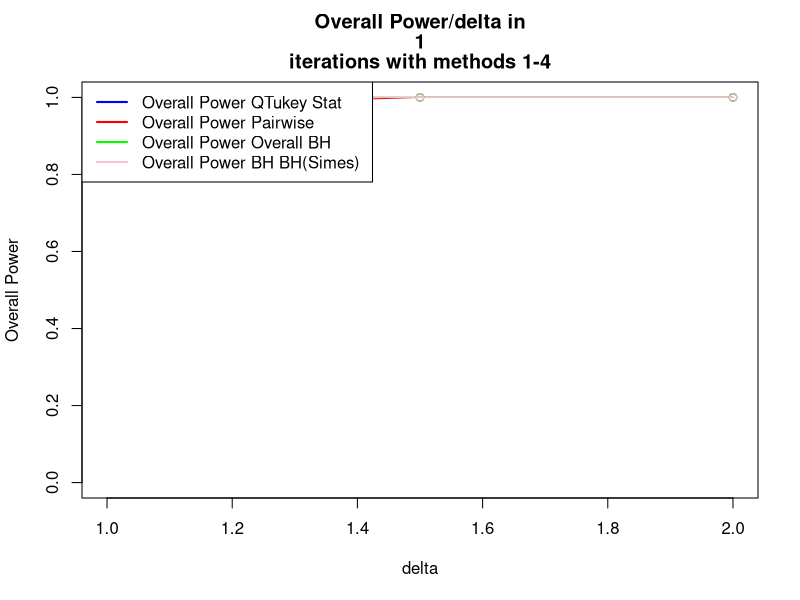
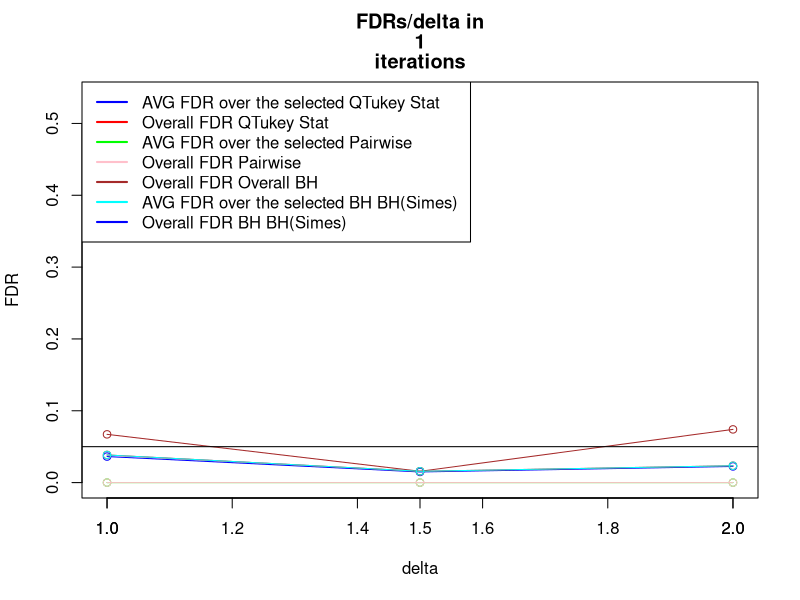
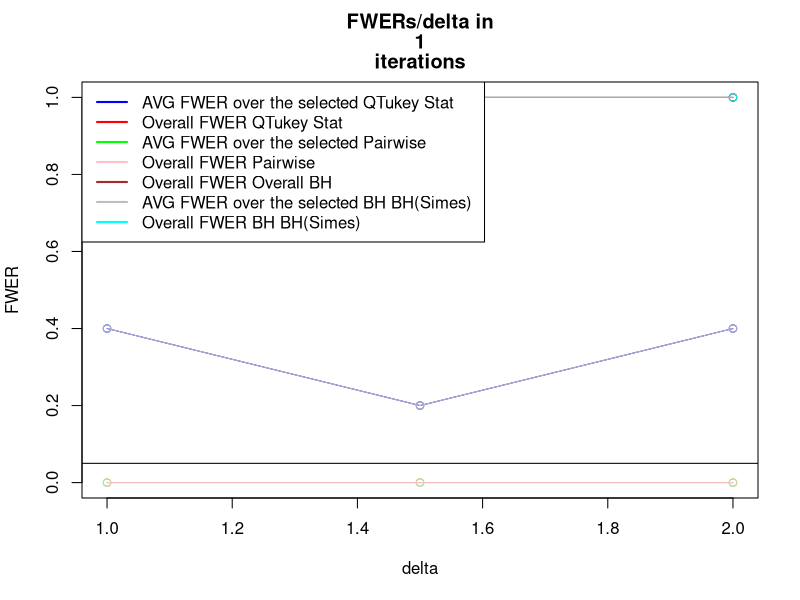
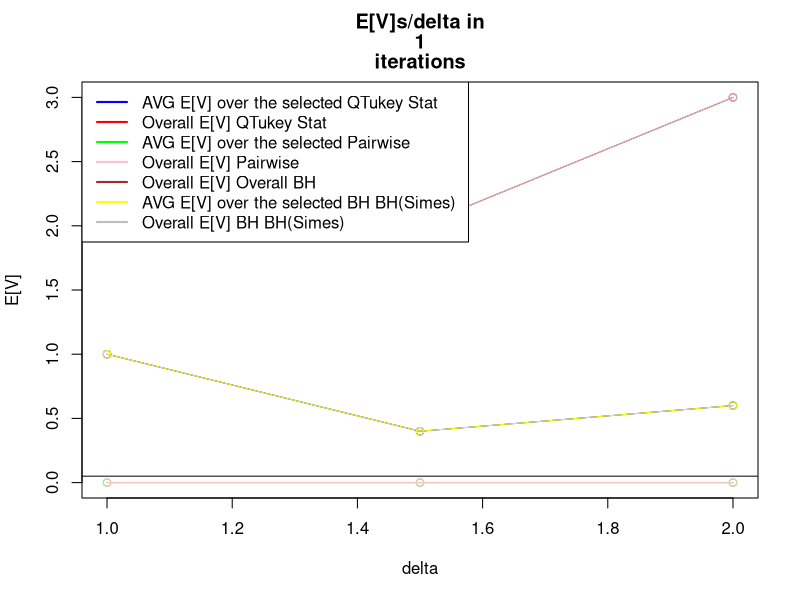
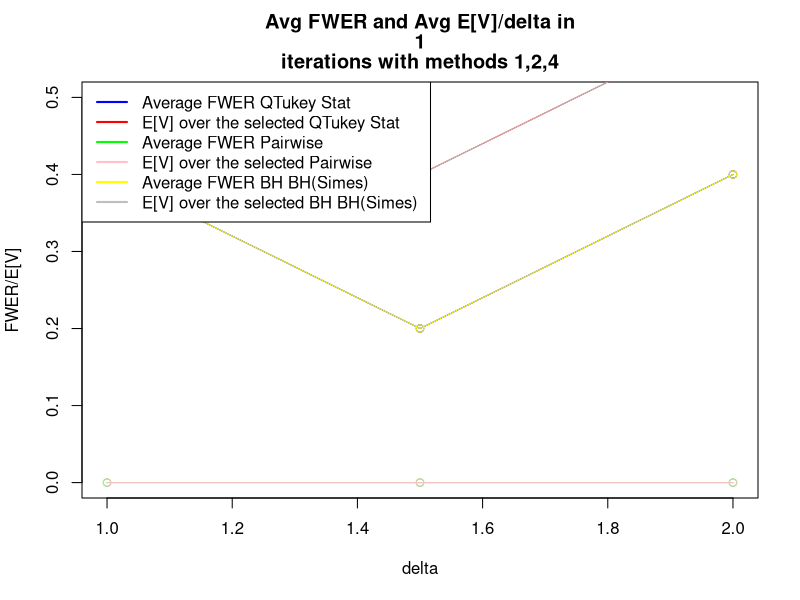

Generate these figures, in order, with R: (Note: this script raises an error after producing the figures.)
iteration <- setClass ("iteration",
                       #Data structure that holds data regarding a certain iteration (=manipulation of random numbers)        
                       slots=c(xbars="numeric",
                               pvals="numeric",
                               refVec="logical",
                               numOfTrues="numeric",
                               size="numeric",
                               proceduresApplied= "list"
                               
                       )
)
procedure <- setClass ("procedure",
                       #a data structure holding the results of certain procedure applied to an iteration
                       
                       slots=c(procedureName="function",
                               rejects="list",
                               fr="numeric",
                               power="numeric",
                               fdr="numeric",
                               fwer="numeric"
                       )
)

calcSimesPVals<- function (PVals){
  min(p.adjust(PVals, method="BH"))
}


calcPower<-function (rejectsLength, falseRejections, size,numOfFalseH0sInRef,details=FALSE){
  #returns num of  true rejections divided by the number of planned rejections
  #Prof Benjamini said: if a family has no signal then its' power is NaN.
  if (details==TRUE){
    print ("POWER CALC:")
    print (c("rejects:", rejectsLength))
    print (c("fr:", falseRejections))
    print (c("size:", size))
    print (c("numOfFalseH0sInRef:", numOfFalseH0sInRef))
    print (c("Power",(rejectsLength-falseRejections)/(size-numOfFalseH0sInRef)))
  }
  return ((rejectsLength-falseRejections)/(size-numOfFalseH0sInRef))
}

calcFDR<- function (rejects,falseRejections){
  if (rejects$length==0) return (0)
  else 
    return (falseRejections/rejects$length)
}

calcFWER<- function (rejects, falseRejections){
  if (rejects$length==0)
    return (0)
  if (falseRejections>0) 
    return (1)
  if (falseRejections==0) 
    return (0)
}

countFalseFamilyRejections <- function (rejects, numOfSignalFamilies){
  if (rejects$length==0){ #if there were no rejects at all
    return (0)
  }
  return (length(which(rejects$ix>numOfSignalFamilies)))
}

countFalseRejections<-function (rejects , refVec){
  if (rejects$length==0){ #if there were no rejects at all
    return (0)
  }
  
  fr<-0 #false rejections counter
  for (i in 1:rejects$length){ # count num of false rejects
#         print (c("len", length(refVec)))
#         print (c("rejects ix:" , rejects$ix[i]))
    if (refVec[rejects$ix[i]]==FALSE) { #if the rejection was false
      fr<-fr+1
    }
  }
  return (fr) 
}

SelectFamiliesBH<-function (familiesSimesPVals){
  #b<-p.adjust(familiesSimesPVals,method="BH")
  #return (which(b<0.05))
  #print ("SELECT: ")
  #print (Preject(familiesSimesPVals))
  #print ("BH SELECT")
  return (Preject(method="BH", pvals=familiesSimesPVals))
  
}  
#return Array of Selected Families and old ixs


OverallBHSelectedFamilies<-function (jointRejects,numOfGroups){
  newIXs<-unique(as.integer((jointRejects$ix-1)/(choose(numOfGroups,2))))+1
  return (list ("length"=length(newIXs), "ix"=newIXs))
  
}


rejectTukey <- function (xbars,S,groupSize,qStar){
  statistics=as.numeric(dist(xbars)/sqrt(S/groupSize))
  b<-which(statistics>=qStar)
  
  #   print (statistics)
  #   print ("Q*")
  #   print (qStar)
  #   print (list("length"=length(b), "ix"=b))
  return (list("length"=length(b), "ix"=b))
}

Preject <- function (method="BH", pvals=c(0), details=FALSE, alpha =0.05){
  a<-p.adjust(p=pvals,method=method)
  #   print (a)
  b<- which(a<alpha)
  return (list ("length"=length(b), "ix"=b))
}

calcTukeyPVal <-function(xbars,S,groupSize, numOfGroups){
  pval<- 1-ptukey(q=max(dist(xbars))/sqrt(S/groupSize), 
                  nmeans=numOfGroups ,df=numOfGroups * (groupSize-1))
  return (pval)
}

calcPairwisePVals <-function (xbars,S,groupSize, numOfGroups,i=1,details=FALSE){
  ##useful for method C phase 2
  pvals=2*(1-pt(q=dist(xbars)/sqrt(2*S[i]/groupSize),
                df= numOfGroups*(groupSize-1)))
  if (details==TRUE){
    print (c("PAIRWISE", pvals))
    print (as.numeric(pvals))
  }
  #   readline()
  return (as.numeric(pvals))
}

getRandomXBars <-function (size, numOfTrues, truesMu1=0, falsesMu1, sd=1,DesVector=NaN,details=FALSE){
  #if there's a Design vector supplied, normals will be generated according to it
  # otherwise the xbars will be made with the given parameters.
  
  if (is.nan(DesVector)[1]){
    xbar<- rep(NA,size) #init xbar
    xbar[1:numOfTrues]<- (rnorm(n=numOfTrues,mean=truesMu1,sd=sd)) 
    #define the null first families
    xbar[(numOfTrues+1):size]<- (rnorm(n=size-numOfTrues,mean=falsesMu1,sd=sd)) 
    #define the non-null last families  
  }
  else{
    xbar<- rep(NA,length(DesVector)) #init xbar
    xbar<- (rnorm(n=length(DesVector),mean=DesVector,sd=sd))   
  }
  if (details==TRUE){
    print (DesVector)
    print (xbar)  
  }
  
  #   readline()
  return (xbar)
}


setDesVector <-function (size, numOfZeros,mu=4){
  a<-rep(0,numOfZeros)
  b<-rep(mu,size-numOfZeros)
  return (c(a,b))
}

setRefVectorBig <-function(size, numOfZeros,mu, DesVector=NaN, details=FALSE){
  
  if (is.nan(DesVector)[1]){
    DesVector<-setDesVector(size,numOfZeros,mu)
  }
  
  if (details==TRUE){
    print ("DesVector:")
    print (DesVector)
    print ("RefVector:")
    print (as.logical(dist(DesVector)))
  }
  return (as.logical(dist(DesVector)))
}

# this method works only for numOfGroups=3, setRefVectorBig does this right for larger sizes
# setRefVector <- function (size, numOfTrues){
#   #initialize reference vector
#   refvec<-rep (NA,size)
#   refvec[1:numOfTrues]<- TRUE # these will be true discoveries
#   refvec[(numOfTrues+1):size]<- FALSE # these will be False Discoveries
#   return (refvec)
# }


#method A(3): Overall BH (one level)
#method B(2): QTukey Statistics (2 levels) 1: TukeyPval , 2: QTukey Stat
#method C(1): BH with pairwise Pval (2 levels) 1: TukeyPVal, 2:Pairwise PVal
#method 4: BH-BH (2 Levels: using Simes pval on first level )

#this algorithm builds "numOfFamilies" families, each family of size "numOfGroups",
#with "numOfTrues" trues and the rest of the families are false, with "numOfSignalFamilies"
#families in which there 
#is signal (=numOfTrues is used), and the rest of the families are with no signal (all mus are 0)
#then uses 3 different methods to reject.
tukeyTest2 <-function(n=10000, numOfFamilies=40, numOfGroups=3, numOfTrues=1, numOfSignalFamilies=5,
                      mindelta=0, maxdelta=4, interval=0.5, alpha=0.05, groupSize=16,details=FALSE,DesVector=NaN){
  
  #initilaize timer
  ptm<-proc.time()
  
  #definition of constant df
  df=numOfGroups*(groupSize-1) #calculate degs of freedom
  
  #define constant methodnames
  METHOD_NAMES=rbind("QTukey Stat", "Pairwise", "Overall BH", "BH BH(Simes)")
  
  #decleration of matrices to keep means, size is # of methods * the number of mu values 
  OvrPowerMeans<-matrix(0,4,(maxdelta-mindelta)/interval+1)
  AVGPowerMeans<-matrix(0,4,(maxdelta-mindelta)/interval+1)
  AVGFDRMeans<-matrix(0,4,(maxdelta-mindelta)/interval+1)
  OvrFDRMeans<-matrix(0,4,(maxdelta-mindelta)/interval+1)
  AVGFWERMeans<-matrix(0,4,(maxdelta-mindelta)/interval+1)
  OvrFWERMeans<-matrix(0,4,(maxdelta-mindelta)/interval+1)
  OvrFRMeans<-matrix(0,4,(maxdelta-mindelta)/interval+1)
  AVGFRMeans<-matrix(0,4,(maxdelta-mindelta)/interval+1)
  
  FAMILYpowerMeans<-matrix(0,4,(maxdelta-mindelta)/interval+1)
  FAMILYFDRMeans<-matrix(0,4,(maxdelta-mindelta)/interval+1)
  FAMILYFWERMeans<-matrix(0,4,(maxdelta-mindelta)/interval+1)
  
  #declration of matrices to keep s.deviation, size is # of methods * the number of mu values 
  OvrPowerSD<-matrix(0,4,(maxdelta-mindelta)/interval+1)
  AVGPowerSD<-matrix(0,4,(maxdelta-mindelta)/interval+1)
  AVGFDRSD<-matrix(0,4,(maxdelta-mindelta)/interval+1)
  OvrFDRSD<-matrix(0,4,(maxdelta-mindelta)/interval+1)
  AVGFWERSD<-matrix(0,4,(maxdelta-mindelta)/interval+1)
  OvrFWERSD<-matrix(0,4,(maxdelta-mindelta)/interval+1)
  OvrFRSD<-matrix(0,4,(maxdelta-mindelta)/interval+1)
  AVGFRSD<-matrix(0,4,(maxdelta-mindelta)/interval+1)
  
  FAMILYpowerSD<-matrix(0,4,(maxdelta-mindelta)/interval+1)
  FAMILYFDRSD<-matrix(0,4,(maxdelta-mindelta)/interval+1)
  FAMILYFWERSD<-matrix(0,4,(maxdelta-mindelta)/interval+1)
  #   PowerOutput<-list()
  
  for (delta in seq(mindelta,maxdelta,interval)){
    
    #matrices for each delta
    TotalAVGFDR<-matrix(0,4,n)
    TotalAVGFWER<-matrix(0,4,n)
    TotalAVGPower<-matrix(0,4,n)
    TotalOvrFWER<-matrix(0,4,n)
    TotalOvrPower<-matrix(0,4,n)
    TotalAVGFR<-matrix(0,4,n)
    TotalOvrFR<-matrix(0,4,n)
    TotalOvrFDR<-matrix(0,4,n)
    FAMILYpower<-matrix(0,4,n)
    FAMILYFDR<-matrix(0,4,n)
    FAMILYFWER<-matrix(0,4,n)
    FAMILYFR<-matrix(0,4,n)
    
    print (delta)
    #     readline()
    
    #each iteration
    for (iters in 1:n){
      #       print (c("iter:" ,iters))
      
      #setup  of variables
      familyArray= list(numOfFamilies);
      familiesTukeyPVals = numeric(numOfFamilies);
      familiesSimesPVals = numeric(numOfFamilies);
      
      SelectedFamilies<-list(0);
      OverallRejectsLength<-numeric(4) # 4 slots for each method B/C/*/4
      OverallFR <- numeric(4)
      FDRSum <-numeric(4)
      FWERSum <- numeric(4)
      POWERSum <- numeric(4)
      
      if (is.nan(DesVector[1])){ #if desvector was not entered
        DesVector=c(rep(0,numOfGroups-numOfTrues), rep(1,numOfTrues))
      }
      numOfGroups=length(DesVector)
      tempDes=as.logical(dist(DesVector))
      numOfTrues=length(tempDes[tempDes==TRUE])
#         print (numOfGroups)
#         print (numOfTrues)
#       
      jointFamily <- new ("iteration",
                          size=choose(numOfGroups,2)*numOfFamilies,
                          numOfTrues=0+
                            #num of true hypotheses in the no signal zone
                            numOfSignalFamilies*(numOfTrues)
                          #num of true hypotheses in the signal zone           
      )
#             print (jointFamily)
      #       readline()
      ##init variance vector
      S=rchisq(n=numOfFamilies,df=df)/df
      
      for (i in 1:numOfFamilies){
        
        familyArray[[i]]= new ("iteration",
                               size=choose (numOfGroups,2),
                               numOfTrues=numOfTrues #=1
                               
        ) #init family
        
        
        if (i<=numOfSignalFamilies){ #first m1 families with signal
          
          
          familyArray[[i]]@refVec=setRefVectorBig(
            size=numOfGroups,
            numOfZeros=numOfGroups-numOfTrues,
            mu=delta,
            DesVector=DesVector,
            details=FALSE)
          
          #           print ("Reference vector:")
          #           print (familyArray[[i]]@refVec)
          #build reference Vector
#           tempDes<-DesVector
          #           tempDes[tempDes==0]<-(-delta)
#           print (i)
          familyArray[[i]]@xbars=getRandomXBars(size=numOfGroups,
                                                sd=sqrt(1/groupSize),
                                                DesVector=DesVector*delta,
                                                details=FALSE)
#           readline()
        }
        else { #m-m1 families no signal
          familyArray[[i]]@refVec=setRefVectorBig(
            size=numOfGroups,
            numOfZeros=numOfGroups,
            mu=0,
            details=FALSE)
          
          #build reference Vector (we set numOfTrues as 1 and falsesdelta as 0 so that all xbars are
          #generated around 0, the value of numOfTrues doesnt matter here)
#           print (i)
          familyArray[[i]]@xbars=getRandomXBars(size=numOfGroups,
                                                numOfTrues=1,
                                                falsesMu1=0,
                                                sd=sqrt(1/groupSize),
                                                details=FALSE)
        }
        #                             print ("Reference vector:")
        #                             print (familyArray[[i]]@refVec)
        if (details==TRUE){
          #                    print (i)
          #                    print (familyArray[[i]]@xbars)         
        } #end details print
        
        #calc Pairwise PVals for Method C(1)
        familyArray[[i]]@pvals=calcPairwisePVals(familyArray[[i]]@xbars,
                                                 S,
                                                 groupSize,
                                                 numOfGroups,
                                                 i=i,
                                                 details=FALSE)
        #        readline()
       
        
        familyArray[[i]]@proceduresApplied=append(familyArray[[i]]@proceduresApplied,
                                                  new ("procedure"))
        familyArray[[i]]@proceduresApplied=append(familyArray[[i]]@proceduresApplied,
                                                  new ("procedure"))
        familyArray[[i]]@proceduresApplied=append(familyArray[[i]]@proceduresApplied,
                                                  new ("procedure"))
        familyArray[[i]]@proceduresApplied=append(familyArray[[i]]@proceduresApplied,
                                                  new ("procedure"))
        familiesTukeyPVals[i]=calcTukeyPVal(familyArray[[i]]@xbars
                                            ,S[i],groupSize, numOfGroups)
        familiesSimesPVals[i]=calcSimesPVals(familyArray[[i]]@pvals)
        
        #calc Tukey PVals for method B(2)
        
#                 print (c("family tukey pval", i, familiesTukeyPVals[i]))
        
        #add to jointFamily for methods 3-4
        jointFamily@refVec=append(jointFamily@refVec,familyArray[[i]]@refVec)
        jointFamily@xbars=append(jointFamily@xbars,familyArray[[i]]@xbars)
        jointFamily@pvals=append(jointFamily@pvals,familyArray[[i]]@pvals)
        jointFamily@proceduresApplied=append(familyArray[[i]]@proceduresApplied,
                                             new ("procedure"))
        jointFamily@proceduresApplied=append(familyArray[[i]]@proceduresApplied,
                                             new ("procedure"))
      } #end for i
      
      if (details==TRUE){
        #         print (jointFamily)
        #         print (familiesSimesPVals)
        #         readline()
      }
      
      #method B,C step 1: select interesting families using BH
      SelectedFamilies[[1]]<-SelectFamiliesBH(familiesTukeyPVals)
      SelectedFamilies[[2]]<-SelectedFamilies[[1]] #for this stage selection for both methods is the same
      qStar=qtukey(p=1-alpha*SelectedFamilies[[1]]$length/numOfFamilies,
                   nmeans=numOfGroups,df=df)
      SelectedFamilies[[4]]<-SelectFamiliesBH(familiesSimesPVals)
      #method 3 - overall BH - take joint family and reject in it using BH
      jointFamily@proceduresApplied[[1]]@rejects=Preject(method="BH", pvals=jointFamily@pvals, alpha=0.05)
      
      SelectedFamilies[[3]]<-OverallBHSelectedFamilies(jointFamily@proceduresApplied[[1]]@rejects, numOfGroups)
#       print (SelectedFamilies[[3]])
      
      #       print (familyArray[[i]]@pvals, qStar)
#             print ("SELECTS FROM METHOD 4")
#             print (SelectedFamilies[[4]])
#                   readline()
      
      #calc Family Stats:
      for (methodix in 1:4){
        FAMILYFR[methodix,iters]<-countFalseFamilyRejections(SelectedFamilies[[methodix]],numOfSignalFamilies)
        
        FAMILYpower[methodix,iters]<-calcPower(rejects=SelectedFamilies[[methodix]]$length,
                                               falseRejections=FAMILYFR[methodix,iters],
                                               size=numOfFamilies,
                                               numOfFalseH0sInRef=numOfFamilies-numOfSignalFamilies,
                                               details=FALSE
        ) 
        FAMILYFDR[methodix,iters]<-calcFDR(rejects=SelectedFamilies[[methodix]],falseRejections=FAMILYFR[methodix,iters])
        FAMILYFWER[methodix,iters]<-calcFWER(rejects=SelectedFamilies[[methodix]],falseRejections=FAMILYFR[methodix,iters])
        
        if (details==TRUE){
          print (c("FAMILY POWER",methodix, FAMILYpower[methodix,iters]))
          print (c("FAMILY FR",methodix, FAMILYFR[methodix,iters]))
          print (c("FAMILY FDR",methodix, FAMILYFDR[methodix,iters]))
          print (c("FAMILY FWER",methodix, FAMILYFWER[methodix,iters]))
        }
      }
      
      
      ##method 1/2/4 step 2: #process BH/QTukey on selected families
      for (methodix in 1:4){ #run through methods
        
        #                 print (c("METHOD:", methodix))
        if (SelectedFamilies[[methodix]]$length>0){   #if there are any selected families
          for (i in 1:SelectedFamilies[[methodix]]$length){ #run thru selected families
            
            if (methodix==1 || methodix==4){
              #method 1=method C
              #method 4= BH BH (simes)
              #print ("1")
              # reject inside the selected families with BH alpha=0.05*r/m
              familyArray[[SelectedFamilies[[methodix]]$ix[i]]]@proceduresApplied[[methodix]]@rejects<-
                Preject(method="BH", pvals=familyArray[[SelectedFamilies[[methodix]]$ix[i]]]@pvals, 
                        alpha=alpha*SelectedFamilies[[methodix]]$length/numOfFamilies)
            }
            if (methodix==2){
              #methodB
              #print ("2")
              # reject inside the selected families with QTUKEY threshold
              familyArray[[SelectedFamilies[[methodix]]$ix[i]]]@proceduresApplied[[2]]@rejects<-
                rejectTukey( familyArray[[SelectedFamilies[[methodix]]$ix[i]]]@xbars,
                             S[SelectedFamilies[[methodix]]$ix[i]],
                             groupSize,
                             qStar)
              #               print (dist(familyArray[[SelectedFamilies[[methodix]]$ix[i]]]@xbars))
              #               print (familyArray[[SelectedFamilies[[methodix]]$ix[i]]]@refVec)
              #               readline()
            }
            
            if (methodix==3){
              #find the subset of the jointfamily which is corresponding to the i'th family rejects.
              familyNum<-SelectedFamilies[[methodix]]$ix[i]
#                             print (SelectedFamilies[[methodix]]$ix)
#                             print (c("familynum", familyNum, "numoFfamilies", numOfFamilies))
              m3rejects<-jointFamily@proceduresApplied[[1]]@rejects$ix
#                             print (m3rejects)
#                             print (numOfGroups)
                    
              # 
#               print (i)
              m3rejects<-m3rejects[m3rejects> (familyNum-1)*choose(numOfGroups,2) &
                                     m3rejects<= (familyNum)*choose(numOfGroups,2)] 
#               print (m3rejects)
              m3rejects<- (m3rejects %% choose(numOfGroups,2))
#               print (m3rejects)
#               print (m3rejects[m3rejects==0]);
              m3rejects[m3rejects==0]<- choose(numOfGroups,2)                         
              #               print ("after modulus")
#               print ("Method 3 rejects")
#                             print (m3rejects)
          

              familyArray[[SelectedFamilies[[methodix]]$ix[i]]]@proceduresApplied[[methodix]]@rejects<-
                list("length"=length(m3rejects), "ix"=m3rejects)
              
              
              #calc stats for joint family
              jointFamily@proceduresApplied[[methodix-2]]@fr=countFalseRejections(jointFamily@proceduresApplied[[methodix-2]]@rejects,jointFamily@refVec)
              jointFamily@proceduresApplied[[methodix-2]]@power=calcPower(jointFamily@proceduresApplied[[methodix-2]]@rejects$length,
                                                                          jointFamily@proceduresApplied[[methodix-2]]@fr,
                                                                          jointFamily@size, 
                                                                          jointFamily@size-jointFamily@numOfTrues)
              jointFamily@proceduresApplied[[methodix-2]]@fdr=calcFDR(jointFamily@proceduresApplied[[methodix-2]]@rejects,
                                                                      jointFamily@proceduresApplied[[methodix-2]]@fr)
              jointFamily@proceduresApplied[[methodix-2]]@fwer=calcFWER(jointFamily@proceduresApplied[[methodix-2]]@rejects, 
                                                                        jointFamily@proceduresApplied[[methodix-2]]@fr)
# readline()
              TotalOvrFDR[methodix,iters]=jointFamily@proceduresApplied[[methodix-2]]@fdr
              TotalOvrFWER[methodix,iters]=jointFamily@proceduresApplied[[methodix-2]]@fwer          
              TotalOvrFR[methodix,iters]=jointFamily@proceduresApplied[[methodix-2]]@fr
              TotalOvrPower[methodix,iters]=jointFamily@proceduresApplied[[methodix-2]]@power  					
            } #end methodix 3
     
            #calc frs,power,fdr,fwer for the ith selectedfamily
            familyArray[[SelectedFamilies[[methodix]]$ix[i]]]@proceduresApplied[[methodix]]@fr=
              countFalseRejections(
                familyArray[[SelectedFamilies[[methodix]]$ix[i]]]@proceduresApplied[[methodix]]@rejects,
                familyArray[[SelectedFamilies[[methodix]]$ix[i]]]@refVec)
            
            familyArray[[SelectedFamilies[[methodix]]$ix[i]]]@proceduresApplied[[methodix]]@power=
              calcPower(familyArray[[SelectedFamilies[[methodix]]$ix[i]]]@proceduresApplied[[methodix]]@rejects$length,
                        familyArray[[SelectedFamilies[[methodix]]$ix[i]]]@proceduresApplied[[methodix]]@fr, 
                        familyArray[[SelectedFamilies[[methodix]]$ix[i]]]@size, 
                        length(which(familyArray[[SelectedFamilies[[methodix]]$ix[i]]]@refVec==FALSE)), 
                        details=FALSE)
            
            familyArray[[SelectedFamilies[[methodix]]$ix[i]]]@proceduresApplied[[methodix]]@fdr=
              calcFDR(familyArray[[SelectedFamilies[[methodix]]$ix[i]]]@proceduresApplied[[methodix]]@rejects,
                      familyArray[[SelectedFamilies[[methodix]]$ix[i]]]@proceduresApplied[[methodix]]@fr)
            
            familyArray[[SelectedFamilies[[methodix]]$ix[i]]]@proceduresApplied[[methodix]]@fwer=
              calcFWER(familyArray[[SelectedFamilies[[methodix]]$ix[i]]]@proceduresApplied[[methodix]]@rejects,
                       familyArray[[SelectedFamilies[[methodix]]$ix[i]]]@proceduresApplied[[methodix]]@fr)
            if (details==TRUE){ 
              print (c("Family number:", SelectedFamilies[[methodix]]$ix[i]))
              print (c("FRs:", familyArray[[SelectedFamilies[[methodix]]$ix[i]]]@proceduresApplied[[methodix]]@fr))
              print (c("FDR:", familyArray[[SelectedFamilies[[methodix]]$ix[i]]]@proceduresApplied[[methodix]]@fdr))
              print (c("FWER: ", familyArray[[SelectedFamilies[[methodix]]$ix[i]]]@proceduresApplied[[methodix]]@fwer))
              print (c("Power: ", familyArray[[SelectedFamilies[[methodix]]$ix[i]]]@proceduresApplied[[methodix]]@power))
              print (c("Rejects:", familyArray[[SelectedFamilies[[methodix]]$ix[i]]]@proceduresApplied[[methodix]]@rejects$length))
            } #end details print
            POWERSum[methodix]=POWERSum[methodix]+ familyArray[[SelectedFamilies[[methodix]]$ix[i]]]@proceduresApplied[[methodix]]@power
            FDRSum[methodix]=FDRSum[methodix]+familyArray[[SelectedFamilies[[methodix]]$ix[i]]]@proceduresApplied[[methodix]]@fdr
            FWERSum[methodix]=FWERSum[methodix]+familyArray[[SelectedFamilies[[methodix]]$ix[i]]]@proceduresApplied[[methodix]]@fwer      		
            OverallFR[methodix]=OverallFR[methodix]+familyArray[[SelectedFamilies[[methodix]]$ix[i]]]@proceduresApplied[[methodix]]@fr
            OverallRejectsLength[methodix]=OverallRejectsLength[methodix]+familyArray[[SelectedFamilies[[methodix]]$ix[i]]]@
              proceduresApplied[[methodix]]@rejects$length
            #             
            #             print ("OVR REJECTS LENGTH")
            #             print (c("methodix", methodix))
            #             print (OverallRejectsLength[methodix])
            
          } #end for loop of i selected families     
          #           print (c("OVERALL REJECTS LENGTH method :", methodix ,OverallRejectsLength[methodix]))
          

          TotalAVGFDR[methodix, iters] <-FDRSum[methodix]/SelectedFamilies[[methodix]]$length
          if (is.nan(TotalAVGFDR[methodix, iters])) {
            TotalAVGFDR[methodix, iters]<-0
          }
          TotalAVGFWER[methodix, iters]<-FWERSum[methodix]/SelectedFamilies[[methodix]]$length
          if (is.nan(TotalAVGFDR[methodix, iters])) {
            TotalAVGFWER[methodix, iters]<-0
          }
          TotalAVGPower[methodix,iters]<-POWERSum[methodix]/SelectedFamilies[[methodix]]$length
          if (is.nan(TotalAVGPower[methodix, iters])) {
            TotalAVGPower[methodix, iters]<-0
          }
          #           print ("TOTAL OVR POWER CALC")
          #           print ("")
          TotalOvrPower[methodix, iters]<- calcPower(rejects=OverallRejectsLength[methodix],
                                                     falseRejections=OverallFR[methodix],
                                                     size=jointFamily@size,
                                                     numOfFalseH0sInRef=jointFamily@size-jointFamily@numOfTrues
          ) 
          
          TotalOvrFR[methodix, iters]<-OverallFR[methodix]
          TotalAVGFR[methodix, iters]<-OverallFR[methodix]/SelectedFamilies[[methodix]]$length
          
          TotalOvrFDR[methodix, iters]<- OverallFR[methodix]/OverallRejectsLength[methodix]
          if (is.nan(TotalOvrFDR[methodix, iters])) {
            TotalOvrFDR[methodix, iters]<-0
          }
          
          TotalOvrFWER[methodix, iters]<-sign(TotalOvrFDR[methodix, iters])
          if (is.nan(TotalOvrFWER[methodix, iters])) {
            TotalOvrFWER[methodix, iters]<-0
          }
          if (details==TRUE){
            print (c("Iteration:", iters, "delta:", delta, "method:", methodix))
            print (c("Average FDR:", FDRSum[methodix]/SelectedFamilies[[methodix]]$length))
            print (c("Overall FDR: ",  OverallFR[methodix]/OverallRejectsLength[methodix]))
            print (c("Average FWER: ", FWERSum[methodix]/SelectedFamilies[[methodix]]$length))
            print (c("Overall FR: ", OverallFR[methodix]))
            print (c("Interesting Families () are",SelectedFamilies[[methodix]]))
          
          }
          
          
        } #end if selected families exist
        else {
          #"no selected families in iteration - all stats  are 0"
          #           print ("no families selected")
          TotalAVGPower[methodix,iters]<-0
          TotalAVGFDR[methodix,iters]<-0
          TotalAVGFWER[methodix,iters]<-0
          TotalOvrFWER[methodix,iters]<-0
          TotalOvrPower[methodix,iters]<-0
          TotalOvrFR[methodix,iters]<-0
          TotalAVGFR[methodix,iters]<-0
          TotalOvrFDR[methodix,iters]<-0
        }
      } #end for methodix
      
      
      
      #			print ("TOTAL OVR FDR")
      #			print (TotalOvrFDR)
    } #end n for - iterations
    
    #print ("Total AVG FDR")
    #print (mean(TotalAVGFDR))
    #print ("Total AVG FWER")
    #print (mean(TotalAVGFWER))
    #print ("Total Ovr FR")
    #print (mean(TotalOvrFR))
    #print ("Total OVr FDR")
    #print (mean(TotalOvrFDR))
    
    for (methodix in 1:4){
      #calc final means
      AVGFDRMeans[methodix,(delta-mindelta)/interval+1]<-mean(TotalAVGFDR[methodix,])
      AVGFWERMeans[methodix,(delta-mindelta)/interval+1]<-mean(TotalAVGFWER[methodix,])
      AVGFRMeans[methodix,(delta-mindelta)/interval+1]<-mean(TotalAVGFR[methodix,])
      AVGPowerMeans[methodix,(delta-mindelta)/interval+1]<-mean(TotalAVGPower[methodix,])
      
      OvrPowerMeans[methodix,(delta-mindelta)/interval+1]<-mean(TotalOvrPower[methodix,])
      OvrFDRMeans[methodix,(delta-mindelta)/interval+1]<-mean(TotalOvrFDR[methodix,])
      OvrFWERMeans[methodix,(delta-mindelta)/interval+1]<-mean(TotalOvrFWER[methodix,])
      OvrFRMeans[methodix,(delta-mindelta)/interval+1]<-mean(TotalOvrFR[methodix,])
      
      FAMILYFDRMeans[methodix,(delta-mindelta)/interval+1]<-mean(FAMILYFDR[methodix,])
      FAMILYFWERMeans[methodix,(delta-mindelta)/interval+1]<-mean(FAMILYFWER[methodix,])
      FAMILYpowerMeans[methodix,(delta-mindelta)/interval+1]<-mean(FAMILYpower[methodix,])
      #calc final SDs
      AVGFDRSD[methodix,(delta-mindelta)/interval+1]<-sd(TotalAVGFDR[methodix,])
      OvrPowerSD[methodix,(delta-mindelta)/interval+1] <-sd(TotalOvrPower[methodix,])   
      AVGFWERSD[methodix,(delta-mindelta)/interval+1]<-sd(TotalAVGFWER[methodix,])
      AVGFRSD[methodix,(delta-mindelta)/interval+1]<-sd(TotalAVGFR[methodix,])
      
      OvrPowerSD[methodix,(delta-mindelta)/interval+1]<-sd(TotalOvrPower[methodix,])
      OvrFDRSD[methodix,(delta-mindelta)/interval+1]<-sd(TotalOvrFDR[methodix,])
      OvrFWERSD[methodix,(delta-mindelta)/interval+1]<-sd(TotalOvrFWER[methodix,])
      OvrFRSD[methodix,(delta-mindelta)/interval+1]<-sd(TotalOvrFR[methodix,])
      
      FAMILYFDRSD[methodix,(delta-mindelta)/interval+1]<-sd(FAMILYFDR[methodix,])
      FAMILYFWERSD[methodix,(delta-mindelta)/interval+1]<-sd(FAMILYFWER[methodix,])
      FAMILYpowerSD[methodix,(delta-mindelta)/interval+1]<-sd(FAMILYpower[methodix,])
      
      #			print ('Ovr fdrmeans')
      #			print (OvrFDRMeans)
      
    } #end methodix for 
    #     PowerOutput[[(mu-mindelta)/interval+1]]=TotalOvrPower
  } #end delta for

  
  
  #	print (OvrFDRMeans[1,])
  #	print (OvrFDRMeans[2,])
  #	print (AVGFDRMeans[1,])
  #	print (AVGFDRMeans[2,])
  #	
  
  plot (seq(mindelta,maxdelta,interval),OvrPowerMeans[1,], 
        col="blue", ylim=c(0,1),xlab= "delta", ylab= "Overall Power",
        main =c("Overall Power/delta in", n, "iterations with methods 1-4"), type="o")
  lines (seq(mindelta,maxdelta,interval),OvrPowerMeans[2,], col="red", type="o")
  lines (seq(mindelta,maxdelta,interval),OvrPowerMeans[3,], col="green", type="o")
  lines (seq(mindelta,maxdelta,interval),OvrPowerMeans[4,], col="pink", type="o")
  
  
  legend("topleft", 
         legend= c("Overall Power QTukey Stat ", "Overall Power Pairwise", 
                   "Overall Power Overall BH ","Overall Power BH BH(Simes) "), 
         lty=c(1,1,1,1),
         lwd=c(2,2,2,2),
         col=c("blue","red", "green", "pink")
  )
  plot (seq(mindelta,maxdelta,interval),AVGFDRMeans[1,], 
        col="blue", ylim=c(0,max(AVGFDRMeans[1,])+0.5),xlab= "delta", ylab= "FDR",
        main =c("FDRs/delta in", n, "iterations"), type="o",axes=TRUE)
  axis(side=1, at=seq(mindelta,maxdelta,interval));
  
  
  lines (seq(mindelta,maxdelta,interval),OvrFDRMeans[1,], col="red", type="o")
  lines (seq(mindelta,maxdelta,interval),AVGFDRMeans[2,], col="green", type="o")
  lines (seq(mindelta,maxdelta,interval),OvrFDRMeans[2,], col="pink", type="o")
  lines (seq(mindelta,maxdelta,interval),OvrFDRMeans[3,], col="brown", type="o")
  lines (seq(mindelta,maxdelta,interval),OvrFDRMeans[4,], col="cyan", type="o")
  abline (h=0.05, col="black")
  
  legend("topleft", 
         legend= c("AVG FDR over the selected QTukey Stat ", "Overall FDR QTukey Stat ",
                   "AVG FDR over the selected Pairwise", "Overall FDR Pairwise", 
                   "Overall FDR Overall BH ",
                   "AVG FDR over the selected BH BH(Simes) ", "Overall FDR BH BH(Simes) " ), 
         lty=c(1,1,1,1),
         lwd=c(2,2,2,2),
         col=c("blue","red", "green", "pink", "brown","cyan")
  )
  plot (seq(mindelta,maxdelta,interval),AVGFWERMeans[1,], 
        col="blue", ylim=c(0,1),xlab= "delta", ylab= "FWER",
        main =c("FWERs/delta in", n, "iterations"), type="o")
  lines (seq(mindelta,maxdelta,interval),OvrFWERMeans[1,], col="red", type="o")
  lines (seq(mindelta,maxdelta,interval),AVGFWERMeans[2,], col="green", type="o")
  lines (seq(mindelta,maxdelta,interval),OvrFWERMeans[2,], col="pink", type="o")
  lines (seq(mindelta,maxdelta,interval),OvrFWERMeans[3,], col="brown", type="o")
  lines (seq(mindelta,maxdelta,interval),AVGFWERMeans[4,], col="grey", type="o")
  lines (seq(mindelta,maxdelta,interval),OvrFWERMeans[4,], col="cyan", type="o")
  abline (h=0.05, col="black")
  
  legend("topleft", 
         legend= c("AVG FWER over the selected QTukey Stat ", "Overall FWER QTukey Stat ",
                   "AVG FWER over the selected Pairwise", "Overall FWER Pairwise", 
                   "Overall FWER Overall BH ", 
                   "AVG FWER over the selected BH BH(Simes) ","Overall FWER BH BH(Simes) "), 
         lty=c(1,1,1,1),
         lwd=c(2,2,2,2),
         col=c("blue","red", "green", "pink", "brown","grey", "cyan")
  )
  
  plot (seq(mindelta,maxdelta,interval),AVGFRMeans[1,], 
        col="blue", ylim=c(0,3),xlab= "delta", ylab= "E[V]",
        main =c("E[V]s/delta in", n, "iterations"), type="o")
  lines (seq(mindelta,maxdelta,interval),OvrFRMeans[1,], col="red", type="o")
  lines (seq(mindelta,maxdelta,interval),AVGFRMeans[2,], col="green", type="o")
  lines (seq(mindelta,maxdelta,interval),OvrFRMeans[2,], col="pink", type="o")
  lines (seq(mindelta,maxdelta,interval),OvrFRMeans[3,], col="brown", type="o")
  lines (seq(mindelta,maxdelta,interval),AVGFRMeans[4,], col="yellow", type="o")
  lines (seq(mindelta,maxdelta,interval),OvrFRMeans[4,], col="grey", type="o")
  abline (h=0.05, col="black")
  
  legend("topleft", 
         legend= c("AVG E[V] over the selected QTukey Stat ", "Overall E[V] QTukey Stat ", 
                   "AVG E[V] over the selected Pairwise", "Overall E[V] Pairwise", 
                   "Overall E[V] Overall BH ",
                   "AVG E[V] over the selected BH BH(Simes) ", "Overall E[V] BH BH(Simes) "), 
         lty=c(1,1,1,1),
         lwd=c(2,2,2,2),
         col=c("blue","red", "green", "pink", "brown","yellow","grey")
  )
  plot (seq(mindelta,maxdelta,interval),AVGFWERMeans[1,] , col="blue", ylim=c(0,0.5),
        ylab="FWER/E[V]", xlab="delta",
        main =c("Avg FWER and Avg E[V]/delta in", n, "iterations with methods 1,2,4"), type="o")
  #    readline()
  lines (seq(mindelta,maxdelta,interval),AVGFRMeans[1,], col="red", type="o")
  lines (seq(mindelta,maxdelta,interval),AVGFWERMeans[2,], col="green", type="o")
  lines (seq(mindelta,maxdelta,interval),AVGFRMeans[2,], col="pink", type="o")
  lines (seq(mindelta,maxdelta,interval),AVGFWERMeans[4,], col="yellow", type="o")
  lines (seq(mindelta,maxdelta,interval),AVGFRMeans[4,], col="grey", type="o")
  legend("topleft", 
         legend= c("Average FWER QTukey Stat ","E[V] over the selected QTukey Stat ",
                   "Average FWER Pairwise","E[V] over the selected Pairwise",
                   "Average FWER BH BH(Simes) ","E[V] over the selected BH BH(Simes) "), 
         lty=c(1,1,1,1),
         lwd=c(2,2,2,2),
         col=c("blue","red", "green", "pink","yellow","grey")
  )
  
  #change column names in table
  colnames(OvrPowerMeans)<-seq(mindelta,maxdelta,interval)
  colnames(AVGPowerMeans)<-seq(mindelta,maxdelta,interval)
  colnames(OvrFDRMeans)<-seq(mindelta,maxdelta,interval)
  colnames(AVGFDRMeans)<-seq(mindelta,maxdelta,interval)
  colnames(OvrFWERMeans)<-seq(mindelta,maxdelta,interval)
  colnames(OvrFRMeans)<-seq(mindelta,maxdelta,interval)
  colnames(AVGFRMeans)<-seq(mindelta,maxdelta,interval)
  colnames(AVGFWERMeans)<-seq(mindelta,maxdelta,interval)
  colnames(FAMILYFWERMeans)<-seq(mindelta,maxdelta,interval)
  colnames(FAMILYFDRMeans)<-seq(mindelta,maxdelta,interval)
  colnames(FAMILYpowerMeans)<-seq(mindelta,maxdelta,interval)
  
  colnames(OvrPowerSD)<-seq(mindelta,maxdelta,interval)
  colnames(AVGPowerSD)<-seq(mindelta,maxdelta,interval)
  colnames(OvrFDRSD)<-seq(mindelta,maxdelta,interval)
  colnames(AVGFDRSD)<-seq(mindelta,maxdelta,interval)
  colnames(OvrFWERSD)<-seq(mindelta,maxdelta,interval)
  colnames(OvrFRSD)<-seq(mindelta,maxdelta,interval)
  colnames(AVGFRSD)<-seq(mindelta,maxdelta,interval)
  colnames(AVGFWERSD)<-seq(mindelta,maxdelta,interval)
  colnames(FAMILYFWERSD)<-seq(mindelta,maxdelta,interval)
  colnames(FAMILYFDRSD)<-seq(mindelta,maxdelta,interval)
  colnames(FAMILYpowerSD)<-seq(mindelta,maxdelta,interval)
  #   rownames(OvrPowerMeans)<-c("QTukey Stat", "Pairwise", "Overall BH", "BH BH")
  
  print ("OVERALL POWER:")
  print (OvrPowerMeans)
  print ("AVG POWER:")
  print (AVGPowerMeans)
  print ("AVG FDR:")
  print( AVGFDRMeans)
  print ("OVERALL FDR:")
  print( OvrFDRMeans)
  print ("OVERALL FWER:")
  print(OvrFWERMeans)
  print ("OVERALL E[V]:")
  print(OvrFRMeans)
  print ("AVG E[V]: ")
  print (AVGFRMeans)
  print ("AVG FWER: ")
  print (AVGFWERMeans)
  print ("FAMILY POWER:")
  print (FAMILYpowerMeans)
  print ("FAMILY FDR:")
  print (FAMILYFDRMeans)
  print ("FAMILY FWER:")
  print (FAMILYFWERMeans)
  
  if (details==TRUE){
    print ("OVERALL POWER SD:")
    print (OvrPowerSD)
    print ("AVG POWER SD:")
    print (AVGPowerSD)
    print ("AVG FDR SD:")
    print( AVGFDRSD)
    print ("OVERALL FDR SD:")
    print( OvrFDRSD)
    print ("OVERALL FWER SD:")
    print(OvrFWERSD)
    print ("OVERALL E[V] SD:")
    print(OvrFRSD)
    print ("AVG E[V] SD: ")
    print (AVGFRSD)
    print ("AVG FWER SD: ")
    print (AVGFWERSD)
    print ("FAMILY POWER SD:")
    print (FAMILYpowerSD)
    print ("FAMILY FDR SD:")
    print (FAMILYFDRSD)
    print ("FAMILY FWER SD:")
    print (FAMILYFWERSD)
    
  }

  #stop timer
  totalTime= (proc.time()-ptm)[3]
  
  totalTime=paste(totalTime,collapse="")
  totalTime=strtrim(totalTime,6)
#   print(strtrim(totalTime,6))

  #export to EXCEL MEANS
  vecString=paste(DesVector, collapse= ",")
  #   print (vecString)
  wb<-loadWorkbook(filename=
    paste(
      "TukeyTest MEANS",
      format(Sys.time(), "%d%m%y-%H-%M"),
      "DesVector=",  vecString, 
      "TotalTime:", totalTime,
      "n=",n,".xls"),
    create = TRUE)
#   readline()
  createSheet(wb, name = "AVG FDR")
  writeWorksheet(wb, cbind(METHOD_NAMES,AVGFDRMeans), sheet = "AVG FDR")
  createSheet(wb, name = "OVERALL POWER")
  writeWorksheet(wb, cbind(METHOD_NAMES,OvrPowerMeans),  sheet = "OVERALL POWER")
  createSheet(wb, name = "OVERALL FDR")
  writeWorksheet(wb, cbind(METHOD_NAMES,OvrFDRMeans), sheet = "OVERALL FDR")
  createSheet(wb, name = "OVERALL FWER")
  writeWorksheet(wb, cbind(METHOD_NAMES,OvrFWERMeans), sheet = "OVERALL FWER")
  createSheet(wb, name = "OVERALL E(V)")
  writeWorksheet(wb, cbind(METHOD_NAMES,OvrFRMeans), sheet = "OVERALL E(V)")
  createSheet(wb, name = "AVG E(V)")
  writeWorksheet(wb, cbind(METHOD_NAMES,AVGFRMeans), sheet = "AVG E(V)")
  createSheet(wb, name = "AVG FWER")
  writeWorksheet(wb, cbind(METHOD_NAMES,AVGFWERMeans), sheet = "AVG FWER")
  
  createSheet(wb, name = "FAMILY POWER")
  writeWorksheet(wb, cbind(METHOD_NAMES,OvrPowerMeans),  sheet = "FAMILY POWER")
  createSheet(wb, name = "FAMILY FDR")
  writeWorksheet(wb, cbind(METHOD_NAMES,OvrFDRMeans), sheet = "FAMILY FDR")
  createSheet(wb, name = "FAMILY FWER")
  writeWorksheet(wb, cbind(METHOD_NAMES,OvrFWERMeans), sheet = "FAMILY FWER")
  
  saveWorkbook(wb)
  
 
  #export to EXCEL SDs
  wb<-loadWorkbook(
    filename=paste("TukeyTest sd",format(Sys.time(), "%d%m%y-%H-%M"),
                   "DesVector=",  vecString, 
                   "TotalTime:", totalTime,
                   "n=",n,".xls"),
    create = TRUE)

  
  createSheet(wb, name = "AVG FDR")
  writeWorksheet(wb, cbind(METHOD_NAMES,AVGFDRSD), sheet = "AVG FDR")
  createSheet(wb, name = "OVERALL POWER")
  writeWorksheet(wb, cbind(METHOD_NAMES,OvrPowerSD),  sheet = "OVERALL POWER")
  createSheet(wb, name = "OVERALL FDR")
  writeWorksheet(wb, cbind(METHOD_NAMES,OvrFDRSD), sheet = "OVERALL FDR")
  createSheet(wb, name = "OVERALL FWER")
  writeWorksheet(wb, cbind(METHOD_NAMES,OvrFWERSD), sheet = "OVERALL FWER")
  createSheet(wb, name = "OVERALL E(V)")
  writeWorksheet(wb, cbind(METHOD_NAMES,OvrFRSD), sheet = "OVERALL E(V)")
  createSheet(wb, name = "AVG E(V)")
  writeWorksheet(wb, cbind(METHOD_NAMES,AVGFRSD), sheet = "AVG E(V)")
  createSheet(wb, name = "AVG FWER")
  writeWorksheet(wb, cbind(METHOD_NAMES,AVGFWERSD), sheet = "AVG FWER")
  createSheet(wb, name = "FAMILY POWER")
  writeWorksheet(wb, cbind(METHOD_NAMES,OvrPowerSD),  sheet = "FAMILY POWER")
  createSheet(wb, name = "FAMILY FDR")
  writeWorksheet(wb, cbind(METHOD_NAMES,OvrFDRSD), sheet = "FAMILY FDR")
  createSheet(wb, name = "FAMILY FWER")
  writeWorksheet(wb, cbind(METHOD_NAMES,OvrFWERSD), sheet = "FAMILY FWER")
  
  saveWorkbook(wb)
  
  
  #   print(PowerOutput)
}



#tukeyTest2(n=100)
# tukeyTest2(n=50, numOfGroups=5,numOfTrues=1, interval=0.5, mindelta=0, maxdelta=4,details=FALSE)
tukeyTest2(n=1,numOfSignalFamilies=5, numOfFamilies=10,interval=0.5, mindelta=1, maxdelta=2
           ,DesVector=c(-1,-1,-1,-1,-1,1,1,1,1,1), details=FALSE)

# 
# compareWorkBookSDs<- function (name1="TukeyTest sd 161114-14-38 numOfGroups= 5 n= 50.xls" ,
#                                name2="TukeyTest sd 161114-14-37 numOfGroups= 5 n= 50.xls"){
#   setwd("C:/Users/Oria/Documents")
#   wb1<- loadWorkbook(name1)
#   wb2<- loadWorkbook(name2)
#   
#   AVG_FDR_1<-readWorksheetFromFile(name1,
#                                    sheet = "AVG FDR", 
#                                    startRow = 2, endRow = 5,startCol = 2, endCol = 10)
#   AVG_FDR_2<-readWorksheetFromFile(name2,
#                                    sheet = "AVG FDR", 
#                                    startRow = 2, endRow = 5,startCol = 2, endCol = 10)
#   print (AVG_FDR_1[1,1]) 
#   print (AVG_FDR_2[1,1])
#   
#   f=pf(q=AVG_FDR_1-AVG_FDR_2,df1=50,df2=50,lower.tail=TRUE)
#   print(f)
# }
# compareWorkBookSDs()
